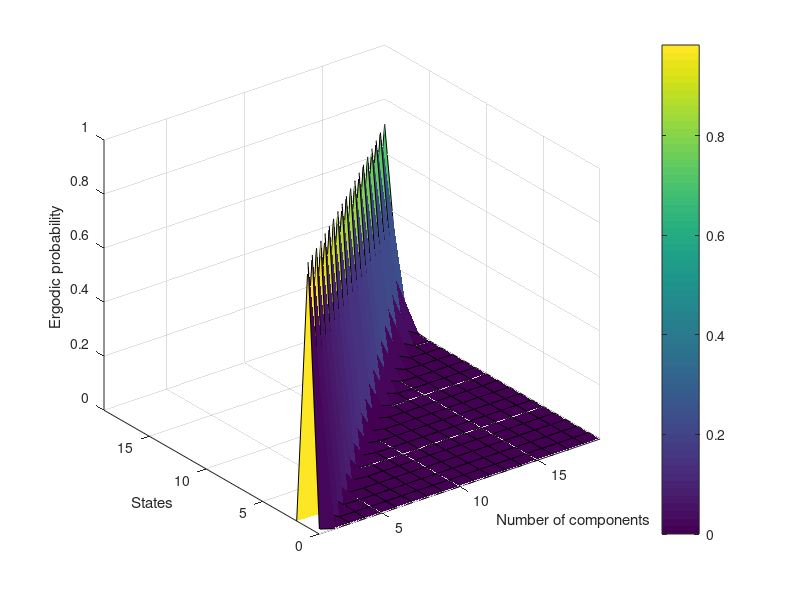

Recreate this plot in MATLAB. (Note: this script raises an error after producing the figure.)
l = 0.0048;
m = 0.2607;
n = 19;
LT = zeros(n+1, n+1, n); % Tensor of intensity transition matrices

for i = 1:n
Ls = zeros(i+1,i+1); % Matrix creation for i components
for j = 1:i+1
    for k = 1:i+1
            if k == j
            Ls(j,k) = -((i - j + 1)*m + (j - 1)*l);
            end
            if k == j - 1
                Ls(j,k) = (j - 1)*l;
            end
            if k == j + 1
                 Ls(j,k) = (i - j + 1)*m;
            end
    end
                
end
LT(1:i+1,1:i+1,i) = Ls;

end
%CTMC ergodic prob
J = zeros(n, n);

for a = 1:n
L = LT(1:a+1,1:a+1,a); % Pobranie fragmentu tensora dla systemu z a komponentów
L_transp = L.'; %Transponowanie macierzy
L_transp(a+1,1:a+1) = 1;
    for b = 1:a+1
        if b == a+1
            Z(b,1) = 1;
        else
            Z(b,1) = 0;
        end
    end

J(1,1:a+1) = (L_transp^(-1))*Z;
clear("Z");
EP(a:a,1:a+1) = J(1,1:a+1);
end

Ergodic = EP.';
for j = 1:1:n+1
    for i = 1:1:n
        if j - 2>i
            Ergodic(j,i) = NaN;
        end
    end
end

h = surf(Ergodic);
ylabel('States');
xlabel('Number of components');
zlabel('Ergodic probability');
colorbar;
xticks([0 5 10 15]);
xticklabels([0 5 10 15]);
xlim([1 n]);
yticks([1 6 11 16]);
yticklabels([0 5 10 15]);
ylim([1 n+1]);
fontsize(gcf,12,"pixels");
colormap(jet(200));
shading interp

b = bar3(Ergodic);
for k = 1:length(b)
    zdata = b(k).ZData;
    b(k).CData = zdata;
    b(k).FaceColor = 'interp';
end
ylabel('States');
xlabel('Number of components');
zlabel('Ergodic probability');
colorbar;
xticks([0 5 10 15]);
xticklabels([0 5 10 15]);
xlim([0 n+1]);
yticks([1 6 11 16]);
yticklabels([0 5 10 15]);
ylim([0 n+2]);
fontsize(gcf,12,"pixels");
colormap(jet(200));
